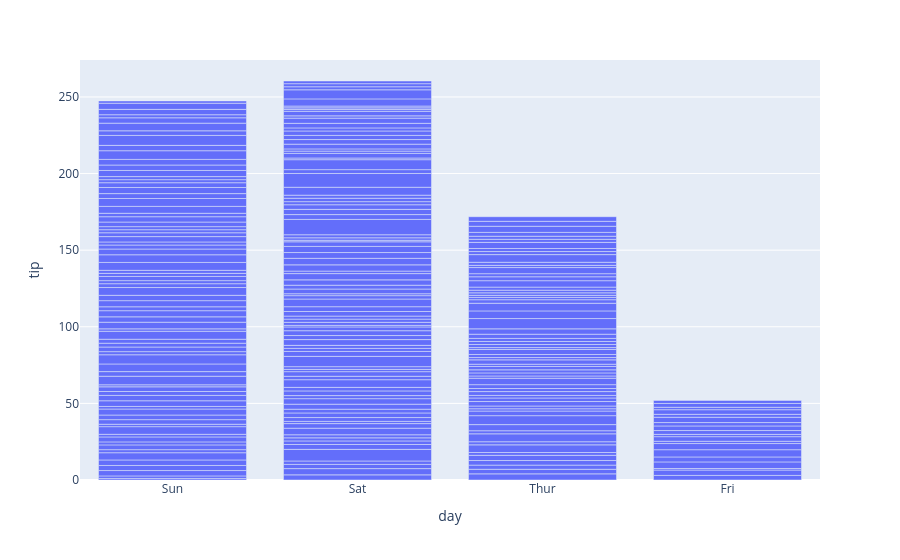

The notebook cell this image was saved under:
### Code cell
fig = px.bar(tips,y='tip',x='day')
fig.show()

### Figure 1 — Plotly figure (JSON) as saved in the notebook; plotly's stock layout.template omitted (floating-point values rounded to 4 significant figures; data arrays with more than 128 entries replaced by an {"elided": "..."} marker saying what was removed)
{"data": [{"hovertemplate": "day=%{x}<br>tip=%{y}<extra></extra>", "legendgroup": "", "marker": {"color": "#636efa", "pattern": {"shape": ""}}, "name": "", "orientation": "v", "showlegend": false, "textposition": "auto", "type": "bar", "x": {"elided": "244 str values"}, "xaxis": "x", "y": {"elided": "244 float values"}, "yaxis": "y"}], "layout": {"barmode": "relative", "legend": {"tracegroupgap": 0}, "margin": {"t": 60}, "xaxis": {"anchor": "y", "domain": [0, 1], "title": {"text": "day"}}, "yaxis": {"anchor": "x", "domain": [0, 1], "title": {"text": "tip"}}}}
